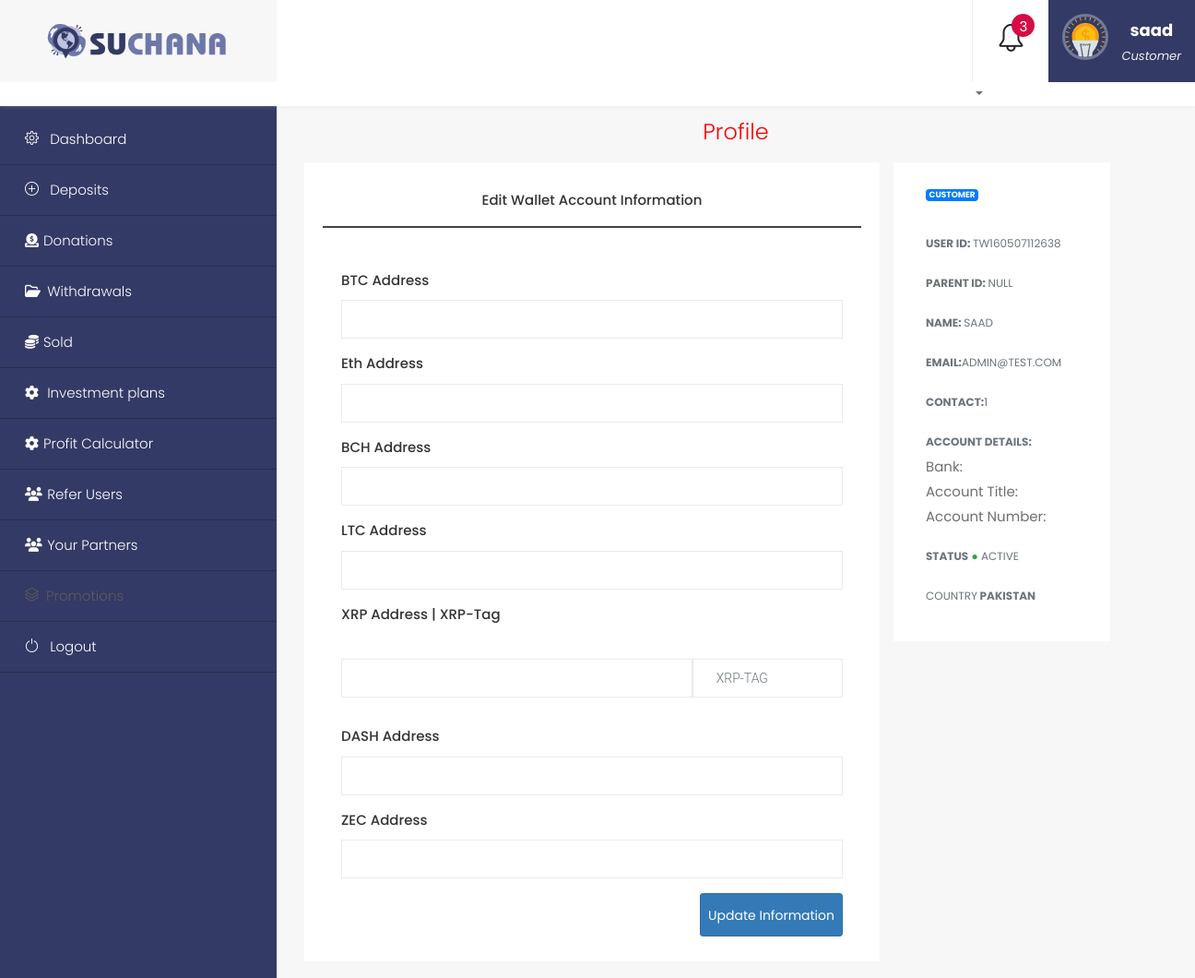
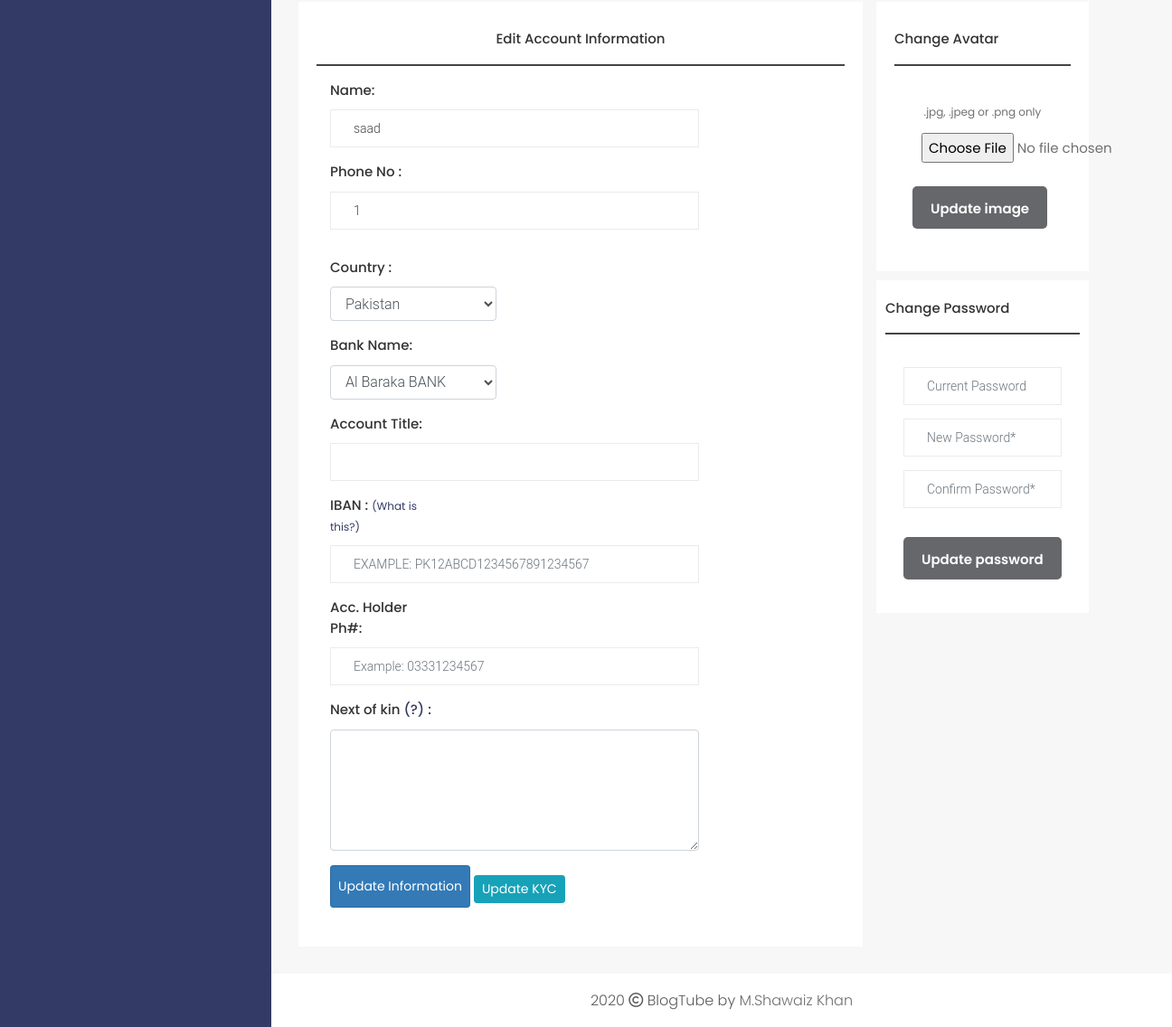
The app's page /user_admin/profile.php (signed in) with its own data (2 pictures, top to bottom).
### tables this page shows
CREATE TABLE `user_profile` (
  `id` int(11) NOT NULL,
  `username` varchar(255) NOT NULL,
  `email` varchar(255) NOT NULL,
  `password` varchar(225) NOT NULL,
  `contact` varchar(30) NOT NULL,
  `user_id` varchar(30) NOT NULL,
  `parent_id` varchar(30) DEFAULT NULL,
  `user_img` varchar(255) NOT NULL DEFAULT 'https://www.gravatar.com/avatar/205e460b479e2e5b48aec07710c08d50?d=mp&f=y',
  `country` varchar(255) NOT NULL,
  `investment_plan` varchar(30) NOT NULL,
  `bank_name` varchar(225) NOT NULL,
  `account_title` varchar(255) NOT NULL,
  `iban` varchar(225) NOT NULL,
  `acc_holder_ph` int(30) NOT NULL,
  `next_of_kin` varchar(225) NOT NULL
);

### user_admin/profile.php (the view, shortened to what the rows shown need)
<?php include_once 'inc/header.php';
include_once 'inc/user_profile_db.php'; ?>
<?php
    if (!isset($_SESSION['username'])) {
        header('Location: login.php');
    } else {
        $username = $_SESSION['username'];
        $user_data = $pdo->query("SELECT * FROM `user_profile` WHERE `username`='{$username}'")->fetch(PDO::FETCH_ASSOC);
        $user_email = $user_data['email'];
        $user_contact = $user_data['contact'];
        $user_country = $user_data['country'];
    }
?>
</head>
<body>
    <div id="container-wrapper">
        <div id="dashboard">
            <?php include_once 'inc/nav.php'; ?>
            <div class="dashboard-content">
                <div class="container" style="width: 100%;">
                    <div class="row">
                        <div class="col-md-4">
                            <div class="sign-up  widget-shadow col-md-10">
                                <div class="card-body">
                                    <div class="mb-3">
                                        <br>
                                        <div class="small text-muted text-uppercase"><strong>User Id: </strong><span><?php echo $user_id; ?></span></div>
                                    </div>
                                    <div class="mb-3">
                                        <div class="small text-muted text-uppercase"><strong>Email:</strong><span style="font-size: 12px;"><?php echo $user_email; ?></span></div>
                                    </div>
                                    <div class="mb-3">
                                        <div class="small text-muted text-uppercase"><strong>Contact:</strong><span><?php echo $user_contact; ?></span></div>
                                    </div>
                                    <div class="mb-3">
                                        <div class="small text-muted text-uppercase">Country<strong> <span><?php echo $user_country; ?></span></strong></div>
                                    </div>
                                </div>
                            </div>
                        </div>
                    </div>
                    <div class="row" style=" margin-top: 20px; ">
                        <div class="sign-up  widget-shadow col-md-8" style="padding: 20px; ">
                            <form class="form-horizontal" method="post" action="" enctype="multipart/form-data">
                                <div class="form-group">
                                    <div class="col-sm-9">
                                       <input type="text" id="contact" value="<?php if ($user_contact) {
    echo $user_contact;
} ?>" placeholder="Your contact number">
                                    </div>
                                </div>
                            </form>
                        </div>
                    </div>
                </div>
            </div>
        </div>
    </div>
</body>
</html>

### user_admin/inc/nav.php (shortened to what the rows shown need)
<?php
        $username = $_SESSION['username'];
        $user_data = $pdo->query("SELECT * FROM `user_profile` WHERE `username`='{$username}'")->fetch(PDO::FETCH_ASSOC);
        $user_img = $user_data['user_img'];
        $user_id = $user_data['user_id'];
?>
           <div class="dashboard-sticky-nav">
                <div class="content-right pull-right">
                    <div class="dropdown">
                        <a href="profile.php">
                            <div class="profile-sec">
                                <div class="dash-image">
                                    <?php ($user_img === ("https://www.gravatar.com/avatar/205e460b479e2e5b48aec07710c08d50?d=mp&f=y")) ? ($img_variable="$user_img") : ($img_variable="images/user_img/$user_img"); ?>
                                    <img  src=<?php echo $img_variable; ?> alt="user photo">
                                </div>
                            </div>
                        </a>
                    </div>
                </div>
            </div>

### records on screen
user_profile: user_img (picture), user "TW160507112638", email "ADMIN@TEST.COM", contact "1", country "PAKISTAN"

### other values on screen
$username "saad"
$username "SAAD"
